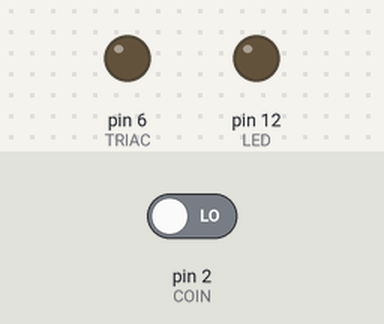
Simulated run of this sketch. Board: Arduino Uno, built with avr-gcc and run on an emulated ATmega328P. On the bench: output pins drawn as LEDs (lit = HIGH). The inputs (shaded band) are chosen by the test bench; at power-on: pin 2 (COIN) LOW.

Above: at 1.2 s.
1.3 s: pin 2 (COIN) driven HIGH
At 3.0 s:
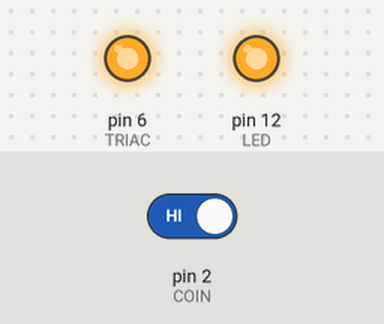
At 15.5 s:
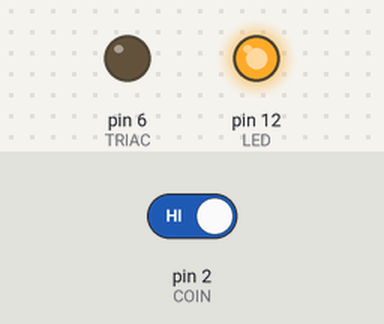
Timing chart, 0 to 15.8 s (numbered marks = the images above; inputs shaded):
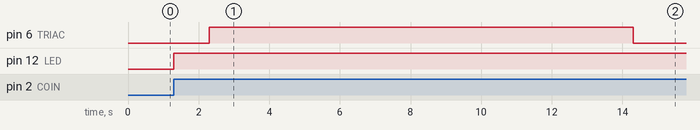

Measured:
- after the input at 1.3 s, pin 6 (TRIAC): LOW → HIGH after 1.0 s, → LOW 12.0 s later; pin 12 (LED): LOW → HIGH at once

The sketch:

water_vending.ino
```cpp
const int COIN = 2;
const int TRIAC = 6;
const int LED=12;
boolean Coin_insert = false;
int count=0;
void setup()
{
  Serial.begin(9600);
  attachInterrupt(digitalPinToInterrupt(COIN), coinInterrupt, RISING);
  pinMode(TRIAC, OUTPUT);
  pinMode(LED, OUTPUT);
}

void loop()
{
  if(Coin_insert)
  {
     digitalWrite(LED, HIGH);
     delay(1000);
     digitalWrite(TRIAC, HIGH);
     delay(12000);
     digitalWrite(TRIAC, LOW);
     delay(2000);
     Coin_insert = false;
  }
  else
  {
  digitalWrite(LED, LOW);
  digitalWrite(TRIAC, LOW);
  }
  }

void coinInterrupt()
{
 Coin_insert = true;
}
```
